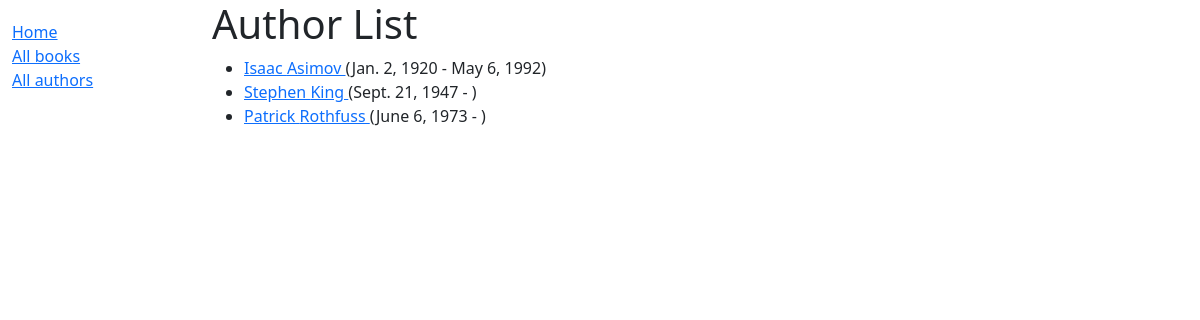
Screenshot of /catalog/authors/ with the database file from the repository.
### catalog/models.py (models this page shows, shortened)
class Author(models.Model):
    first_name = models.CharField(max_length=100)
    last_name = models.CharField(max_length=100)
    date_of_birth = models.DateField("birth", null=True, blank=True)
    date_of_death = models.DateField("Died", null=True, blank=True)
    class Meta:
        ordering = ["last_name", "first_name"]
    def get_absolute_url(self):
        return reverse("author-detail", args=[str(self.id)])

### catalog/views.py (the view)
# urls.py: path("authors/", views.AuthorListView.as_view(), name="authors"),
class AuthorListView(generic.ListView):
    model = Author
    context_object_name = "author_list"
    template_name = "authors/author_list.html"
    paginate_by = 4
    def get_queryset(self):
        return Author.objects.all()
    def get_context_data(self, **kwargs):
        context = super(AuthorListView, self).get_context_data(**kwargs)
        context["some_data"] = "This is just some data"
        return context

### catalog/templates/authors/author_list.html
{% extends "base_generic.html" %}
{% block content %}
<h1>Author List</h1>
{% if author_list %}
  <ul>
  {% for author in author_list %}
    <li><a href="{{ author.get_absolute_url }}">{{ author.first_name }}
    {{ author.last_name }}
    </a>
    {% if author.date_of_death %}
    ({{ author.date_of_birth }} - {{ author.date_of_death }})
    {% else %}
    ({{ author.date_of_birth }} - )
    {% endif %}
    </li>
  {% endfor %}
  </ul>
{% else %}
  <p>There are no authors in the library.</p>
{% endif %}
{% endblock %}

### rows the page displays
Author: first_name "Isaac", last_name "Asimov", date_of_birth "Jan. 2, 1920", date_of_death "May 6, 1992"
Author: first_name "Stephen", last_name "King", date_of_birth "Sept. 21, 1947"
Author: first_name "Patrick", last_name "Rothfuss", date_of_birth "June 6, 1973"
